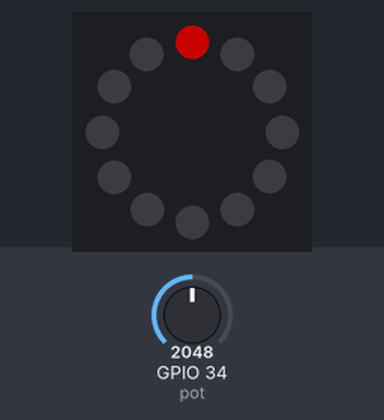
This program was run on a simulated ESP32 board running MicroPython. Parts: 12 RGB LEDs in a ring, first at the top, clockwise. The inputs (shaded band) are chosen by the test bench; at power-on: GPIO 34 (pot) = 2048 (analog values on the 0–4095 scale). Dim RGB values are drawn brighter than linear.

Above: at 0.1 s.
At 4.1 s:
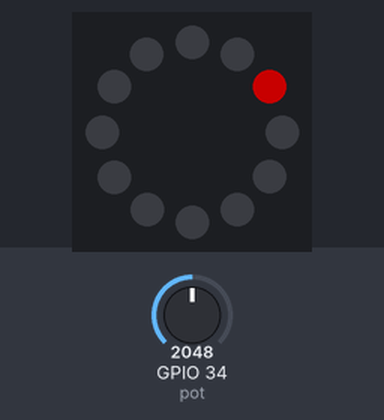
At 8.2 s:
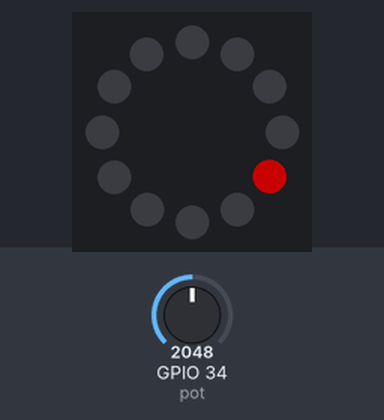
At 18.5 s:
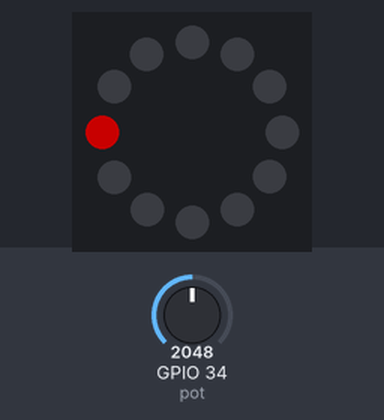
At 26.7 s:
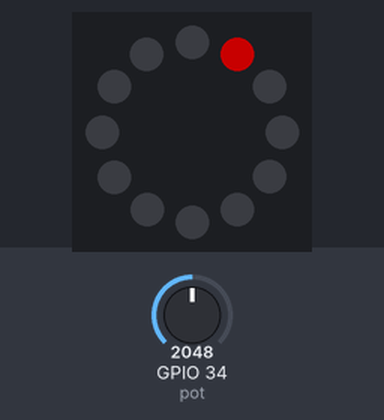
At 36.9 s:
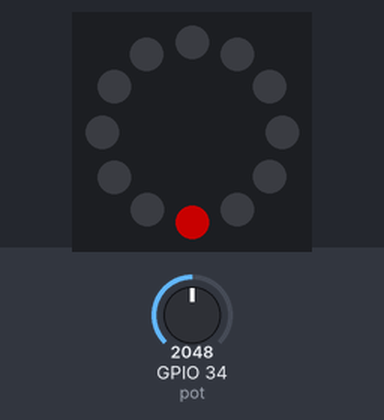

Measured:
- what the display in image 1 shows lasts 2.0 s, from 4.1 s to 6.1 s

The program:

loesning_oevelse4_2.py
```python
"""
Del 2 - Lav en funktion der kører et for loop som tænder én pixel
hele vejen rundt i neopixel ringen imens de andre er slukket.
Den skal tage 1 parameter som skal være tiden der skal gå mellem
hver pixel der tændes i ringen. Tiden skal styres ved at dreje på potentiometeret.
"""

# importer NeoPixel klassen fra neopixel modulet
from neopixel import NeoPixel
# importer Pin klassen fra machine modulet
from machine import Pin, ADC
# importer sleep funktionen fra time modulet
from time import sleep_ms

# lav instans af ADC klassen og navngiv den pot
pot = ADC(Pin(34, Pin.IN))
# sætter attenuation til 11dB (150mV - 2450mV)
pot.atten(ADC.ATTN_11DB)

# lav en integer variabel med antallet af pixels der skal anvendes
# navngiv variablen NUMBER_OF_PIXELS
NUMBER_OF_PIXELS = 12
p = 26 # her laves endnu en integer til valg af GPIO
# lav et neopixel objekt og navngiv det np
np = NeoPixel(Pin(p, Pin.OUT), NUMBER_OF_PIXELS)

# funktion til at rotere en pixel i neopixel ringen
def spin_pixel(speed):
    """ takes one argument speed in milliseconds"""
    for pixel in range(NUMBER_OF_PIXELS):
        np[pixel] = (100, 0, 0)
        np.write()
        # passerer og indsætter argumentet speed i sleep_ms funktionen
        sleep_ms(speed) # tiden pixel vil være tændt
        np[pixel] = (0, 0, 0) # sluk pixel igen så der kun er én tændt af gangen
        np.write()
# starter uendelig løkke
while True:
    # kalder spin_pixel funktionen
    # indsætter pot.read() som argument, hvor returværdien vil være mellem 0-4095
    # værdien vil ændres når der skrues på potentiometeret
    # denne værdi passeres ind i sleep_ms funktionskaldet og vil styre hastigheden
    # på den måde vil hver pixel være tændt mellem 0-4095 millisekunder
    spin_pixel(pot.read())
        
```
